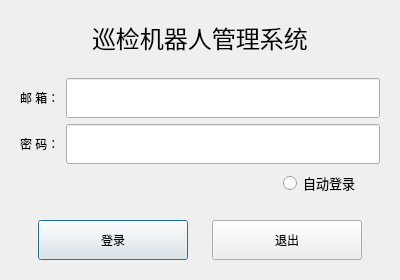
<?xml version="1.0" encoding="UTF-8"?>
<ui version="4.0">
 <class>login</class>
 <widget class="QDialog" name="login">
  <property name="geometry">
   <rect>
    <x>0</x>
    <y>0</y>
    <width>400</width>
    <height>280</height>
   </rect>
  </property>
  <property name="minimumSize">
   <size>
    <width>400</width>
    <height>280</height>
   </size>
  </property>
  <property name="maximumSize">
   <size>
    <width>400</width>
    <height>280</height>
   </size>
  </property>
  <property name="windowTitle">
   <string>Dialog</string>
  </property>
  <layout class="QHBoxLayout" name="horizontalLayout_2">
   <item>
    <widget class="QWidget" name="w_bg_2" native="true">
     <layout class="QVBoxLayout" name="w_bg">
      <item>
       <layout class="QHBoxLayout" name="Label">
        <item>
         <spacer name="horizontalSpacer_10">
          <property name="orientation">
           <enum>Qt::Horizontal</enum>
          </property>
          <property name="sizeHint" stdset="0">
           <size>
            <width>40</width>
            <height>20</height>
           </size>
          </property>
         </spacer>
        </item>
        <item>
         <widget class="QLabel" name="label">
          <property name="font">
           <font>
            <pointsize>18</pointsize>
           </font>
          </property>
          <property name="text">
           <string>巡检机器人管理系统</string>
          </property>
         </widget>
        </item>
        <item>
         <spacer name="horizontalSpacer_11">
          <property name="orientation">
           <enum>Qt::Horizontal</enum>
          </property>
          <property name="sizeHint" stdset="0">
           <size>
            <width>40</width>
            <height>20</height>
           </size>
          </property>
         </spacer>
        </item>
       </layout>
      </item>
      <item>
       <spacer name="verticalSpacer_2">
        <property name="orientation">
         <enum>Qt::Vertical</enum>
        </property>
        <property name="sizeHint" stdset="0">
         <size>
          <width>20</width>
          <height>40</height>
         </size>
        </property>
       </spacer>
      </item>
      <item>
       <layout class="QHBoxLayout" name="layout_mail">
        <item>
         <widget class="QLabel" name="label_mail">
          <property name="text">
           <string>邮 箱：</string>
          </property>
         </widget>
        </item>
        <item>
         <widget class="QLineEdit" name="edit_mail">
          <property name="minimumSize">
           <size>
            <width>0</width>
            <height>40</height>
           </size>
          </property>
          <property name="accessibleName">
           <string/>
          </property>
          <property name="accessibleDescription">
           <string/>
          </property>
         </widget>
        </item>
       </layout>
      </item>
      <item>
       <layout class="QHBoxLayout" name="layout_psw">
        <item>
         <widget class="QLabel" name="label_password">
          <property name="text">
           <string>密 码：</string>
          </property>
         </widget>
        </item>
        <item>
         <widget class="QLineEdit" name="edit_password">
          <property name="minimumSize">
           <size>
            <width>0</width>
            <height>40</height>
           </size>
          </property>
         </widget>
        </item>
       </layout>
      </item>
      <item>
       <layout class="QHBoxLayout" name="layout_auto">
        <item>
         <spacer name="horizontalSpacer">
          <property name="orientation">
           <enum>Qt::Horizontal</enum>
          </property>
          <property name="sizeHint" stdset="0">
           <size>
            <width>40</width>
            <height>20</height>
           </size>
          </property>
         </spacer>
        </item>
        <item>
         <widget class="QRadioButton" name="radioButton_auto">
          <property name="font">
           <font>
            <pointsize>10</pointsize>
           </font>
          </property>
          <property name="text">
           <string>自动登录</string>
          </property>
         </widget>
        </item>
        <item>
         <spacer name="horizontalSpacer_2">
          <property name="orientation">
           <enum>Qt::Horizontal</enum>
          </property>
          <property name="sizeType">
           <enum>QSizePolicy::Maximum</enum>
          </property>
          <property name="sizeHint" stdset="0">
           <size>
            <width>20</width>
            <height>20</height>
           </size>
          </property>
         </spacer>
        </item>
       </layout>
      </item>
      <item>
       <spacer name="verticalSpacer">
        <property name="orientation">
         <enum>Qt::Vertical</enum>
        </property>
        <property name="sizeHint" stdset="0">
         <size>
          <width>20</width>
          <height>40</height>
         </size>
        </property>
       </spacer>
      </item>
      <item>
       <layout class="QHBoxLayout" name="layout_btn">
        <item>
         <spacer name="horizontalSpacer_9">
          <property name="orientation">
           <enum>Qt::Horizontal</enum>
          </property>
          <property name="sizeHint" stdset="0">
           <size>
            <width>40</width>
            <height>20</height>
           </size>
          </property>
         </spacer>
        </item>
        <item>
         <widget class="QPushButton" name="btn_login">
          <property name="minimumSize">
           <size>
            <width>150</width>
            <height>40</height>
           </size>
          </property>
          <property name="text">
           <string>登录</string>
          </property>
         </widget>
        </item>
        <item>
         <spacer name="horizontalSpacer_7">
          <property name="orientation">
           <enum>Qt::Horizontal</enum>
          </property>
          <property name="sizeHint" stdset="0">
           <size>
            <width>40</width>
            <height>20</height>
           </size>
          </property>
         </spacer>
        </item>
        <item>
         <widget class="QPushButton" name="btn_exit">
          <property name="minimumSize">
           <size>
            <width>150</width>
            <height>40</height>
           </size>
          </property>
          <property name="text">
           <string>退出</string>
          </property>
         </widget>
        </item>
        <item>
         <spacer name="horizontalSpacer_8">
          <property name="orientation">
           <enum>Qt::Horizontal</enum>
          </property>
          <property name="sizeHint" stdset="0">
           <size>
            <width>40</width>
            <height>20</height>
           </size>
          </property>
         </spacer>
        </item>
       </layout>
      </item>
     </layout>
    </widget>
   </item>
  </layout>
 </widget>
 <resources/>
 <connections/>
</ui>
